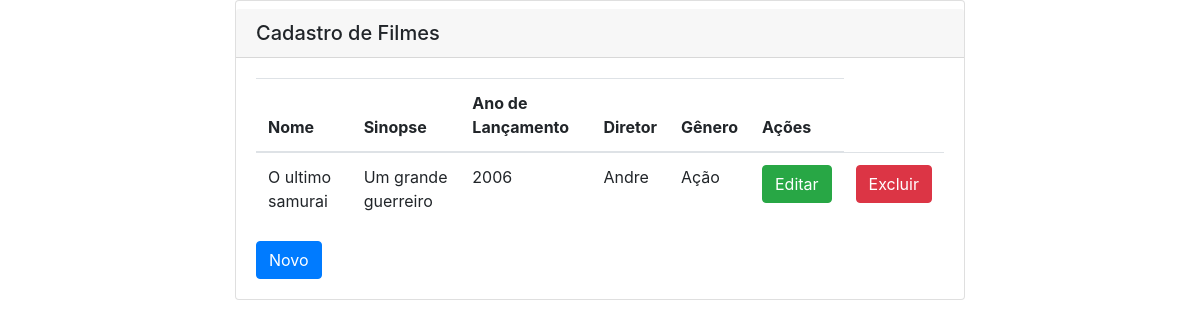
The app's page /, older data.
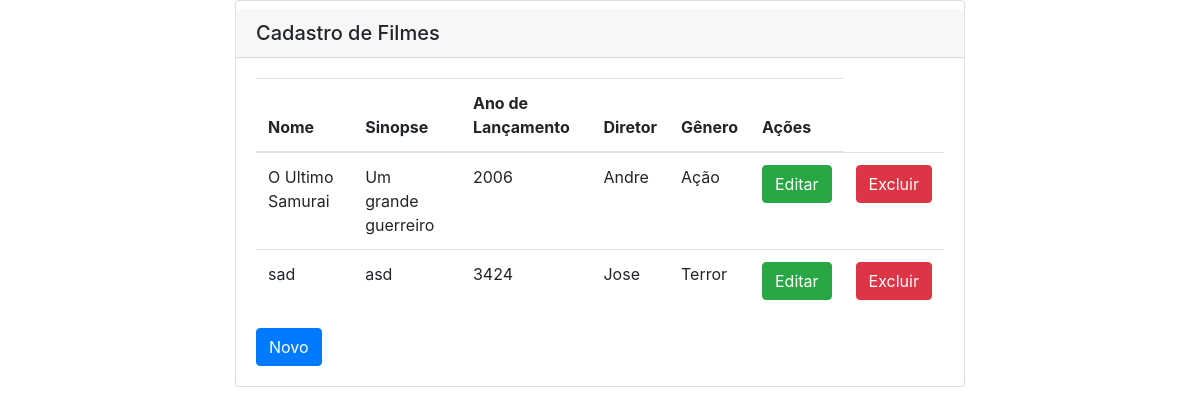
The same page, newer data.
### filme/models.py (models this page shows, shortened)
class Filme(models.Model):
    nome = models.CharField(max_length=100)
    sinopse = models.CharField(max_length=100)
    anoLancamento = models.CharField(max_length=4)
    diretor = models.ForeignKey(Diretor, on_delete=models.SET_NULL, null=True)
    genero = models.ForeignKey(Genero, on_delete=models.SET_NULL, null=True)

class Diretor(models.Model):
    nome = models.CharField(max_length=100)

class Genero(models.Model):
    descricao = models.CharField(max_length=60)

### filme/views.py (the view)
# urls.py: path('', list_filme, name='list_filme'),
def list_filme(request):
    filmes = Filme.objects.all()
    return render(request, 'filme.html', {'filmes': filmes})

### filme/templates/filme.html
{% extends 'base.html' %}
{% load crispy_forms_tags %}
{% block content %}
    <table class="table table-hover">
        <thead>
        <tr>
            <th scope="col">Nome</th>
            <th scope="col">Sinopse</th>
            <th scope="col">Ano de Lançamento</th>
            <th scope="col">Diretor</th>
            <th scope="col">Gênero</th>
            <th scope="col">Ações</th>
        </tr>
        </thead>
        <tbody>
        {% for filme in filmes %}
            <tr>
                <td>{{ filme.nome }}</td>
                <td>{{ filme.sinopse }}</td>
                <td>{{ filme.anoLancamento }}</td>
                <td>{{ filme.diretor.nome }}</td>
                <td>{{ filme.genero.descricao }}</td>
                <td><a href="{% url 'update_filme' filme.id %}" class="btn btn-success">Editar</a></td>
                <td><a href="{% url 'delete_filme' filme.id %}" class="btn btn-danger">Excluir</a></td>
            </tr>
        {% endfor %}
        </tbody>
    </table>
    <a class="btn btn-primary" href="{% url 'create_filme' %}">Novo</a>
{% endblock %}

Row changes from the older to the newer data that the page shows:
changed Filme "Um grande guerreiro": nome "O ultimo samurai" → "O Ultimo Samurai"
added Filme: nome "sad", sinopse "asd", anoLancamento "3424", diretor.nome "Jose", genero.descricao "Terror"
